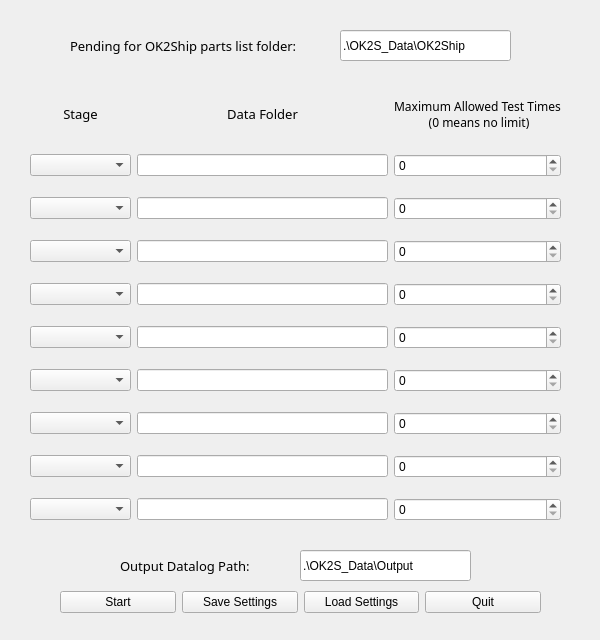
<?xml version="1.0" encoding="UTF-8"?>
<ui version="4.0">
 <class>Form</class>
 <widget class="QWidget" name="Form">
  <property name="geometry">
   <rect>
    <x>0</x>
    <y>0</y>
    <width>600</width>
    <height>640</height>
   </rect>
  </property>
  <property name="minimumSize">
   <size>
    <width>600</width>
    <height>640</height>
   </size>
  </property>
  <property name="maximumSize">
   <size>
    <width>600</width>
    <height>640</height>
   </size>
  </property>
  <property name="windowTitle">
   <string>Camera Test OK2Delivery Reviewer - By Amazon Camera SQM</string>
  </property>
  <widget class="QLabel" name="label">
   <property name="geometry">
    <rect>
     <x>70</x>
     <y>30</y>
     <width>251</width>
     <height>31</height>
    </rect>
   </property>
   <property name="font">
    <font>
     <family>Microsoft YaHei</family>
     <pointsize>10</pointsize>
    </font>
   </property>
   <property name="text">
    <string>Pending for OK2Ship parts list folder:</string>
   </property>
  </widget>
  <widget class="QLineEdit" name="lineEdit">
   <property name="geometry">
    <rect>
     <x>340</x>
     <y>30</y>
     <width>171</width>
     <height>31</height>
    </rect>
   </property>
   <property name="maximumSize">
    <size>
     <width>300</width>
     <height>40</height>
    </size>
   </property>
   <property name="text">
    <string>.\OK2S_Data\OK2Ship</string>
   </property>
   <property name="maxLength">
    <number>120</number>
   </property>
  </widget>
  <widget class="QWidget" name="gridLayoutWidget">
   <property name="geometry">
    <rect>
     <x>30</x>
     <y>80</y>
     <width>531</width>
     <height>461</height>
    </rect>
   </property>
   <layout class="QGridLayout" name="gridLayout" rowstretch="3,1,1,1,1,1,1,1,1,1" columnstretch="2,5,1">
    <item row="0" column="0">
     <widget class="QLabel" name="label_2">
      <property name="maximumSize">
       <size>
        <width>150</width>
        <height>40</height>
       </size>
      </property>
      <property name="font">
       <font>
        <family>Microsoft YaHei</family>
        <pointsize>10</pointsize>
       </font>
      </property>
      <property name="text">
       <string>Stage</string>
      </property>
      <property name="alignment">
       <set>Qt::AlignCenter</set>
      </property>
     </widget>
    </item>
    <item row="0" column="1">
     <widget class="QLabel" name="label_3">
      <property name="maximumSize">
       <size>
        <width>500</width>
        <height>40</height>
       </size>
      </property>
      <property name="font">
       <font>
        <family>Microsoft YaHei</family>
        <pointsize>10</pointsize>
       </font>
      </property>
      <property name="text">
       <string>Data Folder</string>
      </property>
      <property name="alignment">
       <set>Qt::AlignCenter</set>
      </property>
     </widget>
    </item>
    <item row="2" column="1">
     <widget class="QLineEdit" name="lineEdit_3"/>
    </item>
    <item row="0" column="2">
     <widget class="QLabel" name="label_4">
      <property name="maximumSize">
       <size>
        <width>200</width>
        <height>40</height>
       </size>
      </property>
      <property name="font">
       <font>
        <family>Microsoft YaHei</family>
       </font>
      </property>
      <property name="text">
       <string>Maximum Allowed Test Times
 (0 means no limit)</string>
      </property>
      <property name="alignment">
       <set>Qt::AlignCenter</set>
      </property>
     </widget>
    </item>
    <item row="3" column="0">
     <widget class="QComboBox" name="comboBox_3"/>
    </item>
    <item row="3" column="1">
     <widget class="QLineEdit" name="lineEdit_4"/>
    </item>
    <item row="6" column="2">
     <widget class="QSpinBox" name="spinBox_6"/>
    </item>
    <item row="5" column="2">
     <widget class="QSpinBox" name="spinBox_5"/>
    </item>
    <item row="7" column="2">
     <widget class="QSpinBox" name="spinBox_7"/>
    </item>
    <item row="4" column="2">
     <widget class="QSpinBox" name="spinBox_4"/>
    </item>
    <item row="8" column="2">
     <widget class="QSpinBox" name="spinBox_8"/>
    </item>
    <item row="1" column="1">
     <widget class="QLineEdit" name="lineEdit_2"/>
    </item>
    <item row="1" column="0">
     <widget class="QComboBox" name="comboBox"/>
    </item>
    <item row="2" column="0">
     <widget class="QComboBox" name="comboBox_2"/>
    </item>
    <item row="1" column="2">
     <widget class="QSpinBox" name="spinBox"/>
    </item>
    <item row="3" column="2">
     <widget class="QSpinBox" name="spinBox_3"/>
    </item>
    <item row="2" column="2">
     <widget class="QSpinBox" name="spinBox_2"/>
    </item>
    <item row="9" column="2">
     <widget class="QSpinBox" name="spinBox_9"/>
    </item>
    <item row="4" column="1">
     <widget class="QLineEdit" name="lineEdit_5"/>
    </item>
    <item row="5" column="1">
     <widget class="QLineEdit" name="lineEdit_6"/>
    </item>
    <item row="6" column="1">
     <widget class="QLineEdit" name="lineEdit_7"/>
    </item>
    <item row="7" column="1">
     <widget class="QLineEdit" name="lineEdit_8"/>
    </item>
    <item row="8" column="1">
     <widget class="QLineEdit" name="lineEdit_9"/>
    </item>
    <item row="9" column="1">
     <widget class="QLineEdit" name="lineEdit_10"/>
    </item>
    <item row="4" column="0">
     <widget class="QComboBox" name="comboBox_4"/>
    </item>
    <item row="5" column="0">
     <widget class="QComboBox" name="comboBox_5"/>
    </item>
    <item row="6" column="0">
     <widget class="QComboBox" name="comboBox_6"/>
    </item>
    <item row="7" column="0">
     <widget class="QComboBox" name="comboBox_7"/>
    </item>
    <item row="8" column="0">
     <widget class="QComboBox" name="comboBox_8"/>
    </item>
    <item row="9" column="0">
     <widget class="QComboBox" name="comboBox_9"/>
    </item>
   </layout>
  </widget>
  <widget class="QLineEdit" name="lineEdit_11">
   <property name="geometry">
    <rect>
     <x>300</x>
     <y>550</y>
     <width>171</width>
     <height>31</height>
    </rect>
   </property>
   <property name="maximumSize">
    <size>
     <width>300</width>
     <height>40</height>
    </size>
   </property>
   <property name="text">
    <string>.\OK2S_Data\Output</string>
   </property>
   <property name="maxLength">
    <number>120</number>
   </property>
  </widget>
  <widget class="QLabel" name="label_5">
   <property name="geometry">
    <rect>
     <x>120</x>
     <y>550</y>
     <width>151</width>
     <height>31</height>
    </rect>
   </property>
   <property name="font">
    <font>
     <family>Microsoft YaHei</family>
     <pointsize>10</pointsize>
    </font>
   </property>
   <property name="text">
    <string>Output Datalog Path:</string>
   </property>
  </widget>
  <widget class="QWidget" name="">
   <property name="geometry">
    <rect>
     <x>60</x>
     <y>590</y>
     <width>481</width>
     <height>25</height>
    </rect>
   </property>
   <layout class="QHBoxLayout" name="horizontalLayout">
    <item>
     <widget class="QPushButton" name="pushButton">
      <property name="text">
       <string>Start</string>
      </property>
     </widget>
    </item>
    <item>
     <widget class="QPushButton" name="pushButton_2">
      <property name="text">
       <string>Save Settings</string>
      </property>
     </widget>
    </item>
    <item>
     <widget class="QPushButton" name="pushButton_3">
      <property name="text">
       <string>Load Settings</string>
      </property>
     </widget>
    </item>
    <item>
     <widget class="QPushButton" name="pushButton_4">
      <property name="text">
       <string>Quit</string>
      </property>
     </widget>
    </item>
   </layout>
  </widget>
 </widget>
 <resources/>
 <connections/>
</ui>
